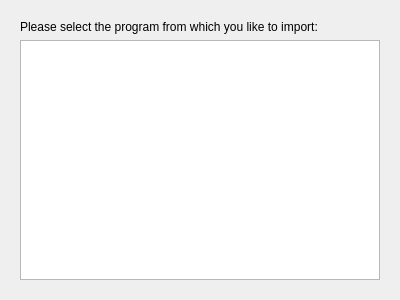
<?xml version="1.0" encoding="UTF-8"?>
<ui version="4.0">
 <class>SelectProgramPage</class>
 <widget class="QWidget" name="SelectProgramPage">
  <property name="geometry">
   <rect>
    <x>0</x>
    <y>0</y>
    <width>400</width>
    <height>300</height>
   </rect>
  </property>
  <layout class="QVBoxLayout" name="verticalLayout">
   <item>
    <widget class="QStackedWidget" name="stackedWidget">
     <property name="currentIndex">
      <number>0</number>
     </property>
     <widget class="QWidget" name="page">
      <layout class="QVBoxLayout" name="verticalLayout_3">
       <item>
        <layout class="QVBoxLayout" name="verticalLayout_2">
         <item>
          <widget class="QLabel" name="label">
           <property name="text">
            <string>Please select the program from which you like to import:</string>
           </property>
          </widget>
         </item>
         <item>
          <widget class="QListWidget" name="listProgramFound"/>
         </item>
        </layout>
       </item>
      </layout>
     </widget>
     <widget class="QWidget" name="page_2">
      <layout class="QVBoxLayout" name="verticalLayout_5">
       <item>
        <layout class="QVBoxLayout" name="verticalLayout_4">
         <item>
          <widget class="QLabel" name="label_2">
           <property name="text">
            <string>No program found</string>
           </property>
          </widget>
         </item>
         <item>
          <spacer name="verticalSpacer">
           <property name="orientation">
            <enum>Qt::Vertical</enum>
           </property>
           <property name="sizeHint" stdset="0">
            <size>
             <width>20</width>
             <height>40</height>
            </size>
           </property>
          </spacer>
         </item>
        </layout>
       </item>
      </layout>
     </widget>
    </widget>
   </item>
  </layout>
 </widget>
 <resources/>
 <connections/>
</ui>
